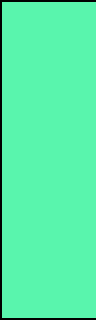

Tiled map render using the project's own tile images. Description and the whole map definition, tile-layer contents included, below:
An orthogonal 6x20 tile map with 16x16 px tiles, 1 tile layer (Tile Layer 1), 4 tilesets and 5 objects.

<map version="1.0" tiledversion="1.0.3" orientation="orthogonal" renderorder="right-down" width="6" height="20" tilewidth="16" tileheight="16" nextobjectid="9">
 <tileset firstgid="1" name="objects" tilewidth="64" tileheight="24" tilecount="1" columns="0">
  <grid orientation="orthogonal" width="1" height="1" />
  <tile id="0">
   <image width="64" height="24" source="instruction.png" />
  </tile>
 </tileset>
 <tileset firstgid="2" name="tiles_grandes" tilewidth="16" tileheight="16" tilecount="540" columns="30">
  <image source="tiles_grandes.png" width="480" height="288" />
 </tileset>
 <tileset firstgid="542" name="tiles_verd" tilewidth="16" tileheight="16" tilecount="140" columns="10">
  <image source="tiles_verd.png" width="160" height="224" />
 </tileset>
 <tileset firstgid="682" name="tiles_grandes_verd" tilewidth="16" tileheight="16" tilecount="540" columns="30">
  <image source="tiles_grandes_verd.png" width="480" height="288" />
 </tileset>
 <layer name="Tile Layer 1" width="6" height="20">
  <data encoding="csv">
752,877,877,877,877,877,
880,889,889,889,889,889,
880,889,889,889,889,889,
880,889,889,889,889,889,
880,889,889,889,889,889,
880,889,889,889,889,889,
880,889,889,889,889,889,
880,889,889,889,889,889,
880,889,889,889,889,889,
880,889,889,889,889,889,
880,889,889,889,889,889,
880,889,889,889,889,889,
880,889,889,889,889,889,
880,889,889,889,889,889,
880,889,889,889,889,889,
880,889,889,889,889,889,
880,889,889,889,889,889,
880,889,889,889,889,889,
880,889,889,889,889,889,
902,918,918,918,918,918
</data>
 </layer>
 <objectgroup name="instructions">
  <object id="1" gid="1" x="4" y="40" width="64" height="24" />
  <object id="3" gid="1" x="4" y="68" width="64" height="24" />
  <object id="6" gid="1" x="4" y="96" width="64" height="24" />
  <object id="7" gid="1" x="4" y="124" width="64" height="24" />
  <object id="8" gid="1" x="4" y="152" width="64" height="24" />
 </objectgroup>
</map>
